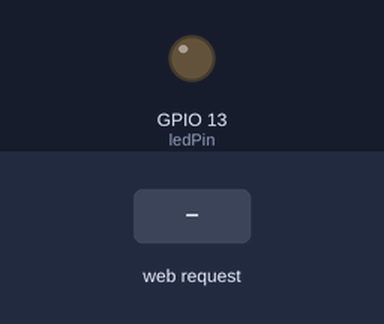
Recording of a sketch running on a simulated ESP8266 (NodeMCU). Shown: output pins drawn as LEDs (lit = HIGH). The test bench sets the inputs (shaded band). WiFi joins after 1.5 s; servers stay silent unless stated; what the sketch prints to the serial monitor is not drawn.

Above: at 3.7 s.
3.8 s: HTTP request GET /LED=ON received
At 4.7 s:
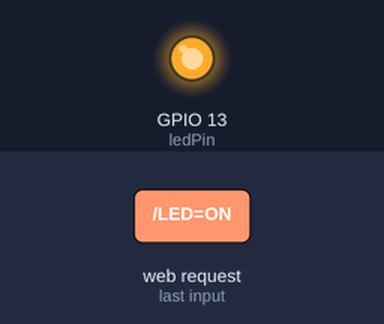
5.3 s: HTTP request GET /LED=OFF received
At 5.8 s:
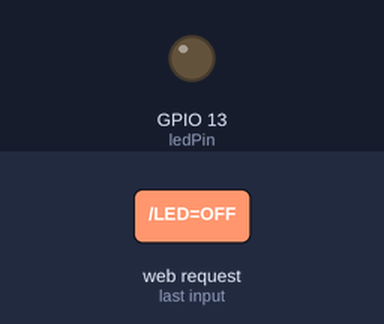
Timing chart, 0 to 8.3 s (numbered marks = the images above; inputs shaded):
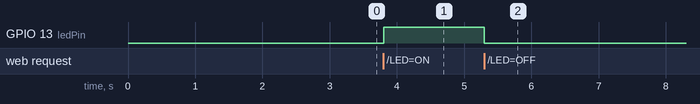

The sketch:

ledHTML.ino
```cpp
#include <ESP8266WiFi.h>  //biblioteca das placas Esp

const char* ssid = "x";  //nome da rede
const char* password = "1d3"; // senha da rede

int ledPin = 13; // GPIO13 que representa o pino D7 no NodeMCU
WiFiServer server(80);  //cria a conexão com o servidor na porta 80

void setup() {
  Serial.begin(9600); //inicia o envio de dados pelo cabo USB
  delay(1000);

  pinMode(ledPin, OUTPUT);
  digitalWrite(ledPin, LOW);

  // Connectando a uma WiFi e imprime o nome da rede, mas isso é enviado pelo cabo USB (Serial)
  Serial.println();
  Serial.println();
  Serial.print("Connectando com ");
  Serial.println(ssid);

  WiFi.begin(ssid, password); //inicia a conexão com a rede wifi

 //enquanto não conecta ele vai imprimir . a cada meio segundo
  while (WiFi.status() != WL_CONNECTED) {
    delay(500);
    Serial.print(".");
  }
  Serial.println("");
  Serial.println("WiFi connectedo!");  // a conexão com wifi começou e foi impressa a mensagem

  // Inicia a comunicação com o server
  server.begin();
  Serial.println("Server iniciou");  //via usb foi enviada a mensagem que o servidor está conectado

  // Imprimir o IP onde está a página web
  Serial.print("Use this URL to connect: ");
  Serial.print("http://");
  Serial.print(WiFi.localIP());
  Serial.println("/");

}

void loop() {
  // Checa se um cliente conectou
  WiFiClient client = server.available();
  if (!client) {  //se o valor em client for falso o servidor não está disponivel então chama a função loop novamente
    return;
  }

  // Espera o clinte pedir algo
  Serial.println("new client");
  while(!client.available()){  //enquanto o cliente não pede, espere um milisegundo e depois tenta de novo
    delay(1);
  }

  // Lê a primeira linha da requisição
  String request = client.readStringUntil('\r');
  Serial.println(request);
  client.flush();

  // Match the request

  int value = LOW;
  if (request.indexOf("/LED=ON") != -1)  {
    digitalWrite(ledPin, HIGH);
    value = HIGH;
  }
  if (request.indexOf("/LED=OFF") != -1)  {
    digitalWrite(ledPin, LOW);
    value = LOW;
  }

// Set ledPin according to the request
//digitalWrite(ledPin, value);

  // Return the response
  client.println("HTTP/1.1 200 OK");
  client.println("Content-Type: text/html");
  client.println(""); //  do not forget this one
  client.println("<!DOCTYPE HTML>");
  client.println("<html>");

  client.print("Led pin is now: ");

  if(value == HIGH) {
    client.print("On");
  } else {
    client.print("Off");
  }
  client.println("<br><br>");
  client.println("<a href=\"/LED=ON\"\"><button>Turn On </button></a>");
  client.println("<a href=\"/LED=OFF\"\"><button>Turn Off </button></a><br />");
  client.println("</html>");

  delay(1);
  Serial.println("Client disonnected");
  Serial.println("");

}
```

Measured:
- after the input at 3.8 s, GPIO 13 (ledPin): LOW → HIGH at once
- after the input at 5.3 s, GPIO 13 (ledPin): HIGH → LOW at once
